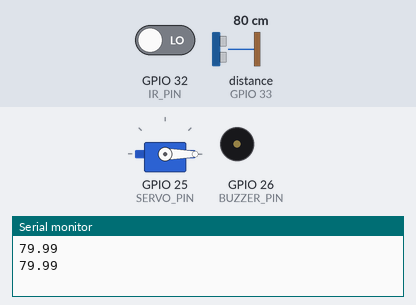
Simulated run of this sketch. Board: ESP32. Parts: servo, buzzer (waves = sounding, pin HIGH), the last lines printed to the serial monitor. Wiring (inferred from the names in the program): ultrasonic range finder: trigger GPIO 4; echo GPIO 33. The inputs (shaded band) are chosen by the test bench; at power-on: distance to the obstacle (sensor on GPIO 33) 80 cm, GPIO 32 (IR_PIN) LOW. The echo pulse lasts 58.3 µs per cm; pins used as bus, display or sensor lines are not drawn.

Above: at 5.9 s.
6.0 s: distance to the obstacle (sensor on GPIO 33) set to 12 cm
12.1 s: distance to the obstacle (sensor on GPIO 33) set to 9 cm
At 16.3 s:
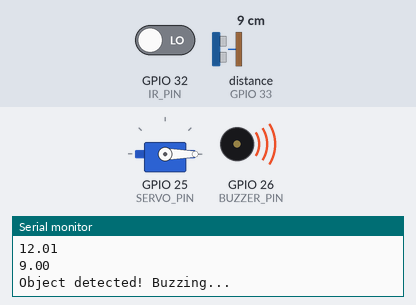
21.9 s: GPIO 32 (IR_PIN) driven HIGH
At 26.5 s:
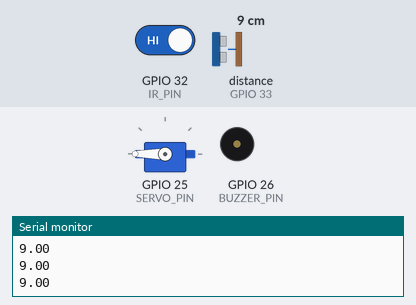
28.0 s: GPIO 32 (IR_PIN) driven LOW
At 29.4 s:
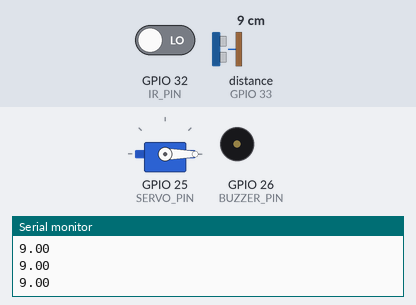
Timing chart, 0 to 31.0 s (numbered marks = the images above; inputs shaded):
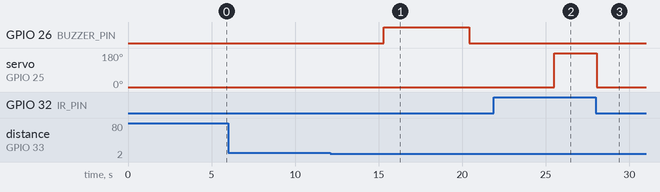

Measured:
- the behaviour switches between 11 and 10 cm on distance to the obstacle (sensor on GPIO 33) (found by bisection; images 0 and 1)
- after the input at 12.1 s, GPIO 26 (BUZZER_PIN): LOW → HIGH after 3.2 s, → LOW 5.1 s later
- after the input at 21.9 s, servo on GPIO 25 (SERVO_PIN): 0° → 180° after 3.6 s
- after the input at 28.0 s, servo on GPIO 25 (SERVO_PIN): 180° → 0° at once

The sketch:

DumpInfo_copy_20251207005147.ino
```cpp
#include <ESP32Servo.h>
#define TRIG_PIN 4
#define ECHO_PIN 33
#define BUZZER_PIN 26
#define IR_PIN 32
#define SERVO_PIN 25

unsigned long buzzStartTime = 0;  // Timestamp when buzzer started
bool isBuzzing = false;           // Track buzzer state
bool objectDetectedPreviously = false; // Track previous distance state
Servo myServo;
void setup() {
  Serial.begin(115200);
  pinMode(TRIG_PIN, OUTPUT);
  pinMode(ECHO_PIN, INPUT);
  pinMode(BUZZER_PIN, OUTPUT);
  digitalWrite(BUZZER_PIN, LOW); // Ensure buzzer is off
	pinMode(IR_PIN, INPUT);
  myServo.attach(SERVO_PIN);
  myServo.write(0); // initial position
}

void loop() {
  // Trigger the ultrasonic sensor
  digitalWrite(TRIG_PIN, LOW);
  delayMicroseconds(2);
  digitalWrite(TRIG_PIN, HIGH);
  delayMicroseconds(10);
  digitalWrite(TRIG_PIN, LOW);

  // Measure echo duration
  long duration = pulseIn(ECHO_PIN, HIGH);

  // Convert to distance in cm
  float distance = duration * 0.0343 / 2;
  Serial.println(distance);

  // Check if distance is below threshold
  if (distance < 10) {
    if (!objectDetectedPreviously) {
      // Object just entered range, start buzzer
      isBuzzing = true;
      buzzStartTime = millis();
      digitalWrite(BUZZER_PIN, HIGH);
      Serial.println("Object detected! Buzzing...");
    }
    objectDetectedPreviously = true;
  } else {
    objectDetectedPreviously = false; // Reset when object leaves range
  }

  // Stop buzzer after 10 seconds
  if (isBuzzing && millis() - buzzStartTime >= 5000) {
    isBuzzing = false;
    digitalWrite(BUZZER_PIN, LOW);
    Serial.println("Buzzing stopped.");
  }
	int irState = digitalRead(IR_PIN);

  if (irState == HIGH) { // Object detected
    myServo.write(180); // rotate to 180°
  }
  else { // No object detected

    myServo.write(0); // rotate back to 0°
		delay(5000);
  }

  // delay(100); // small delay for stability

  delay(100); // Short delay for stability
}
```
